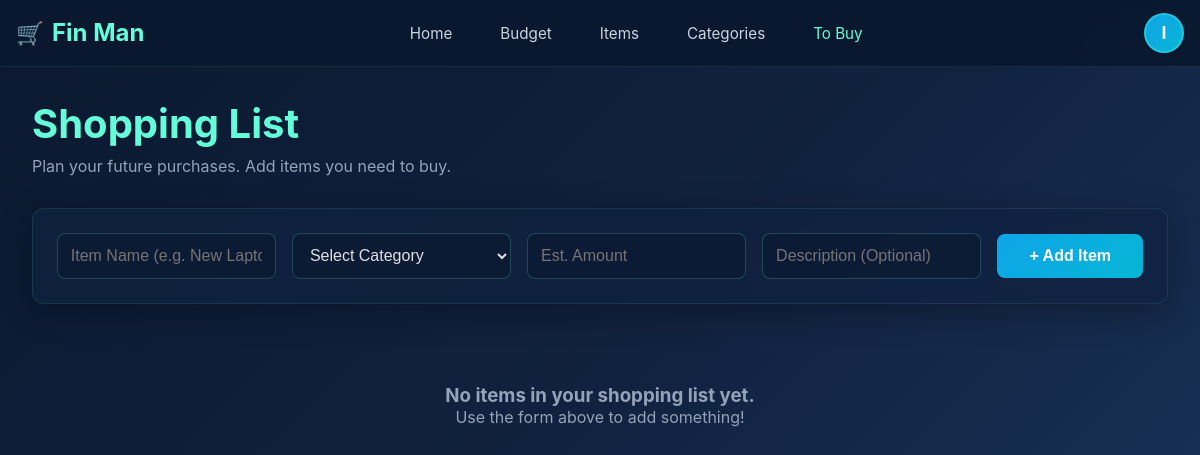
The page /to-buy/ (signed in) on the database as committed earlier.
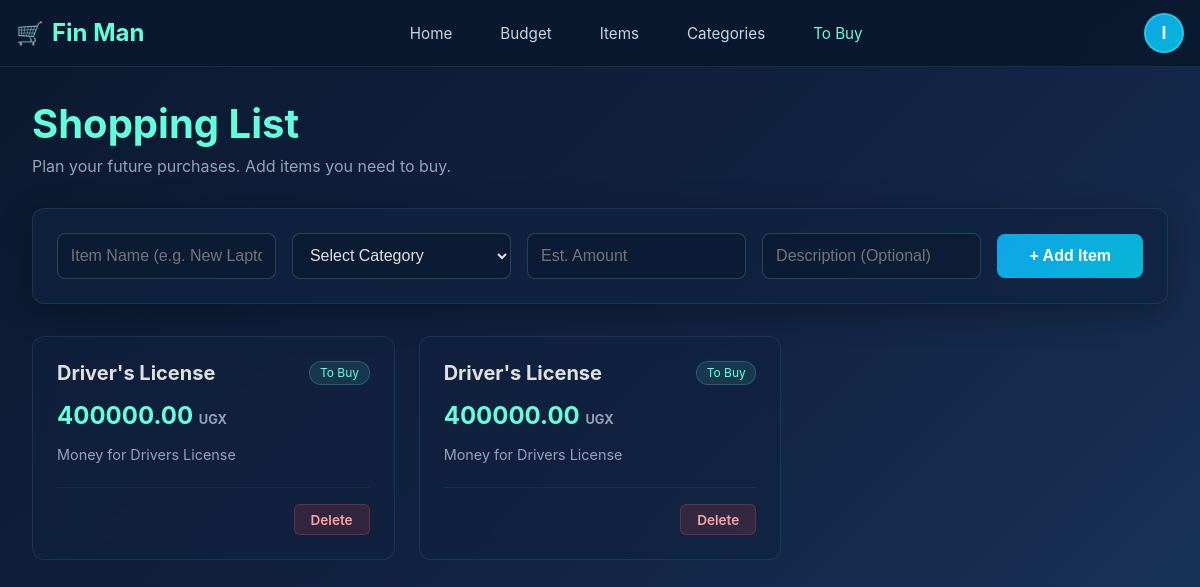
The same page on the database as committed later.
### finances/models.py (models this page shows, shortened)
class ToBuy(models.Model):
    user = models.ForeignKey(
        User,
        on_delete=models.CASCADE,
        blank=True,
        null=True,
        related_name="tobuy_added"
    )
    name = models.CharField(max_length=200)
    category = models.ForeignKey(
        Category,
        on_delete=models.CASCADE,
        related_name='itemsToBuy'
    )
    amount = models.DecimalField(
        max_digits=15,
        decimal_places=2,
        validators=[MinValueValidator(Decimal('0.01'))]
    )
    description = models.TextField(blank=True, null=True)
    created_at = models.DateTimeField(auto_now_add=True)
    updated_at = models.DateTimeField(auto_now=True)
    class Meta:
        ordering = ['-created_at']

class Category(models.Model):
    name = models.CharField(max_length=100, unique=True)
    description = models.TextField(blank=True, null=True)
    created_at = models.DateTimeField(auto_now_add=True)
    updated_at = models.DateTimeField(auto_now=True)
    class Meta:
        verbose_name_plural = "Categories"
        ordering = ['name']

### finances/views.py (the view, shortened to what this page needs)
# urls.py: path('to-buy/', views.to_buy_view, name='to-buy'),
@login_required(login_url='/auth/login/')
@csrf_protect
def to_buy_view(request):
    items_to_buy = ToBuy.objects.filter(user=request.user).order_by('-created_at')
    categories = Category.objects.all()
    context = {
        'items_to_buy': items_to_buy,
        'categories': categories
    }
    return render(request, 'to_buy.html', context)

### finances/templates/to_buy.html (shortened to what this page needs)
<!DOCTYPE html>
<html lang="en">
<head>
</head>
<body>
    <nav>
        <div class="nav-container">
            <a href="/" class="nav-logo">Fin Man</a>
            <ul class="nav-menu" id="navMenu">
                <li><a href="/" class="nav-link">Home</a></li>
                <li><a href="/budget" class="nav-link">Budget</a></li>
                <li><a href="/items" class="nav-link">Items</a></li>
                <li><a href="/categories" class="nav-link">Categories</a></li>
                <li><a href="/to-buy" class="nav-link active">To Buy</a></li>
            </ul>
            <div class="user-profile">
                <div class="avatar" onclick="toggleUserDropdown()">
                    <span id="userInitials">{{ user.username|slice:":1"|upper }}</span>
                </div>
            </div>
        </div>
    </nav>
    <div class="main-content">
        <div class="page-header">
            <h1>Shopping List</h1>
            <p style="color:#94a3b8">Plan your future purchases. Add items you need to buy.</p>
        </div>
        <div class="add-section">
            <form method="POST" action="">
                <div class="form-row">
                    <div class="input-group">
                        <input type="text" name="name" placeholder="Item Name (e.g. New Laptop)" required>
                    </div>
                    <div class="input-group">
                        <select name="category" required>
                            <option value="" disabled selected>Select Category</option>
                        </select>
                    </div>
                    <div class="input-group">
                        <input type="number" step="0.01" name="amount" placeholder="Est. Amount" required>
                    </div>
                    <div class="input-group">
                        <input type="text" name="description" placeholder="Description (Optional)">
                    </div>
                    <button type="submit" class="add-btn">+ Add Item</button>
                </div>
            </form>
        </div>
        <div class="items-grid">
            {% for item in items_to_buy %}
            <div class="item-card">
                <div class="card-top">
                    <span class="item-name">{{ item.name }}</span>
                    <span class="item-category">{{ item.category.name }}</span>
                </div>
                <div class="item-price">
                    {{ item.amount }} <span style="font-size:0.8rem; color:#94a3b8">UGX</span>
                </div>
                <div class="item-desc">
                    {% if item.description %}
                        {{ item.description }}
                    {% else %}
                        No description provided.
                    {% endif %}
                </div>
                <div class="card-actions">
                    <a href="{% url 'delete-to-buy' item.id %}"
                       class="delete-btn"
                       onclick="return confirm('Are you sure you want to remove this item?');">
                       Delete
                    </a>
                </div>
            </div>
            {% empty %}
            <div style="grid-column: 1/-1; text-align: center; color: #94a3b8; padding: 3rem;">
                <h3>No items in your shopping list yet.</h3>
                <p>Use the form above to add something!</p>
            </div>
            {% endfor %}
        </div>
    </div>
</body>
</html>

Rows that differ between the two databases and show on the page:
added ToBuy: name "Driver's License", category.name "To Buy", amount "400000.00", description "Money for Drivers License"
added ToBuy: name "Driver's License", category.name "To Buy", amount "400000.00", description "Money for Drivers License"
Other text that changed with them:
text no longer shown: "No items in your shopping list yet. Use the form above to add something!"
